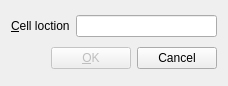
<?xml version="1.0" encoding="UTF-8"?>
<ui version="4.0">
 <class>GoToCellDialog</class>
 <widget class="QWidget" name="GoToCellDialog">
  <property name="geometry">
   <rect>
    <x>0</x>
    <y>0</y>
    <width>228</width>
    <height>86</height>
   </rect>
  </property>
  <property name="windowTitle">
   <string>Form</string>
  </property>
  <layout class="QVBoxLayout" name="verticalLayout">
   <item>
    <layout class="QHBoxLayout" name="horizontalLayout">
     <item>
      <widget class="QLabel" name="label">
       <property name="text">
        <string>&amp;Cell loction</string>
       </property>
       <property name="buddy">
        <cstring>lineEdit</cstring>
       </property>
      </widget>
     </item>
     <item>
      <widget class="QLineEdit" name="lineEdit"/>
     </item>
    </layout>
   </item>
   <item>
    <layout class="QHBoxLayout" name="horizontalLayout_2">
     <item>
      <spacer name="horizontalSpacer">
       <property name="orientation">
        <enum>Qt::Horizontal</enum>
       </property>
       <property name="sizeHint" stdset="0">
        <size>
         <width>40</width>
         <height>20</height>
        </size>
       </property>
      </spacer>
     </item>
     <item>
      <widget class="QPushButton" name="okButton">
       <property name="enabled">
        <bool>false</bool>
       </property>
       <property name="text">
        <string>&amp;OK</string>
       </property>
      </widget>
     </item>
     <item>
      <widget class="QPushButton" name="cancelButton">
       <property name="text">
        <string>Cancel</string>
       </property>
      </widget>
     </item>
    </layout>
   </item>
  </layout>
  <zorder>lineEdit</zorder>
  <zorder>label</zorder>
  <zorder>cancelButton</zorder>
  <zorder>okButton</zorder>
  <zorder>horizontalSpacer</zorder>
  <zorder>okButton</zorder>
  <zorder>okButton</zorder>
 </widget>
 <tabstops>
  <tabstop>lineEdit</tabstop>
  <tabstop>okButton</tabstop>
  <tabstop>cancelButton</tabstop>
 </tabstops>
 <resources/>
 <connections/>
</ui>
